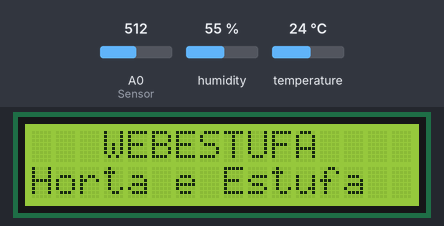
The sketch below on a simulated ESP8266 (NodeMCU). On the bench: 16×2 character LCD. The test bench sets the inputs (shaded band); at power-on: A0 (Sensor) = 512, humidity 55 %, temperature 24 °C. WiFi joins after 1.5 s; servers stay silent unless stated; what the sketch prints to the serial monitor is not drawn.

Above: at 1.7 s.
At 3.7 s:
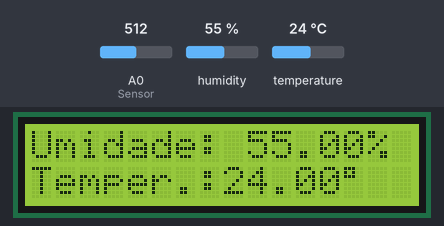
At 35.1 s:
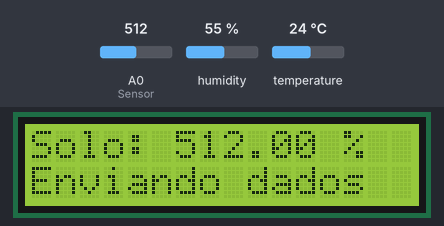

Measured:
- what the display in image 0 shows lasts 2.1 s, from 1.6 s to 3.7 s
- what the display in image 1 shows lasts 3.0 s, from 3.7 s to 6.7 s

The sketch:

WebestufaServer_NodeMCU_LCD_DHT11_Solo_Git.ino
```cpp
//www.arduinesp.com
//
// Plot DTH11 data on thingspeak.com using an ESP8266
// April 11 2015
// Author: Jeroen Beemster
// Website: www.arduinesp.com

// Adaptação Display LCD16x2 I2C e Sensor Higrometro: Marcelo | Webestufa
// webestufa.blogspot.com.br
// webestufa.com.br

#include <DHT.h>
#include <ESP8266WiFi.h>
#include <Wire.h>  // This library is already built in to the Arduino IDE
#include <LiquidCrystal_I2C.h> //Biblioteca adicioada para utilizar o Display

LiquidCrystal_I2C lcd(0x27,2,1,0,4,5,6,7,3,POSITIVE);

// Insira a sua API key, criada na geração do Canal (Write API Key)
String apiKey = "Sua API key";
const char* ssid = "Nome da sua rede";
const char* password = "Senha da sua rede";

const char* server = "api.thingspeak.com";
#define DHTPIN 2 // SO CONNECT THE DHT11/22 SENSOR TO PIN D4 OF THE NODEMCU

DHT dht(DHTPIN, DHT11,15); //CHANGE DHT11 TO DHT22 IF YOU ARE USING DHT22
WiFiClient client;

void setup() {
Serial.begin(115200);
pinMode(A0,INPUT);
delay(10);
dht.begin();


/*----------- Impressão Serial -----------*/
lcd.begin(16,2);   // initializing the LCD

WiFi.begin(ssid, password);

Serial.println();
Serial.println();
Serial.print("Connecting to ");
Serial.println(ssid);

WiFi.begin(ssid, password);

while (WiFi.status() != WL_CONNECTED) {
delay(500);
Serial.print(".");
}
Serial.println("");
Serial.println("WiFi connected");

}

void loop() {

float h = dht.readHumidity();
float t = dht.readTemperature();
float s = analogRead(A0); // Porta de comunicação com o Sensor de Umidade do Solo (Higrometro)


/*----------- Impressões no LCD 16x2 -----------*/
lcd.clear();
lcd.setCursor(3, 0);
lcd.print("WEBESTUFA"); // Start Print text to Line 1
lcd.setCursor(0, 1);
lcd.print("Horta e Estufa"); // Start Print Test to Line 2
delay(2000);

lcd.clear();
lcd.setCursor(0,0);
lcd.print("Umidade: ");
lcd.print(h);
lcd.print("%");
lcd.setCursor(0,1);
lcd.print("Temper.:");
lcd.print(t);
lcd.write(B11011111);
delay(3000);

lcd.clear();
lcd.setCursor(0,0);
lcd.print("Solo: ");
lcd.print(s);
lcd.print(" %");
lcd.setCursor(0,1);
lcd.print("Enviando dados ");
delay(3000);
lcd.clear();


if (isnan(h) || isnan(t) || isnan(s)) { // checa as variáves para envio
Serial.println("Falha na leitura dos Sensores!");
return;
}

if (client.connect(server,80)) { // "184.106.153.149" or api.thingspeak.com
String postStr = apiKey;

// Converte as Variáveis para "String" para serem enviadas para o Canal

postStr +="&field1="; // Alimenta o campo Temperatura para geração do Gráfico
postStr += String(t);
postStr +="&field2="; // Alimenta o campo Umidade para geração do Gráfico
postStr += String(h);
postStr +="&field3="; // Alimenta o campo Umidade do Solo para geração do Gráfico
postStr += String(s);
postStr += "\r\n\r\n";

client.print("POST /update HTTP/1.1\n");
client.print("Host: api.thingspeak.com\n");
client.print("Connection: close\n");
client.print("X-THINGSPEAKAPIKEY: "+apiKey+"\n");
client.print("Content-Type: application/x-www-form-urlencoded\n");
client.print("Content-Length: ");
client.print(postStr.length());
client.print("\n\n");
client.print(postStr);

Serial.print("Temperatura: ");
Serial.print(t);
Serial.write(B11011111);
Serial.print(" Umidade relativa do ar: ");
Serial.print(h);
Serial.print(" %");
Serial.print(" Umidade do solo: ");
Serial.print(s);
Serial.println("% send to Thingspeak");
}
client.stop();

Serial.println("Waiting…");
// thingspeak needs minimum 15 sec delay between updates
delay(20000);
}
```
